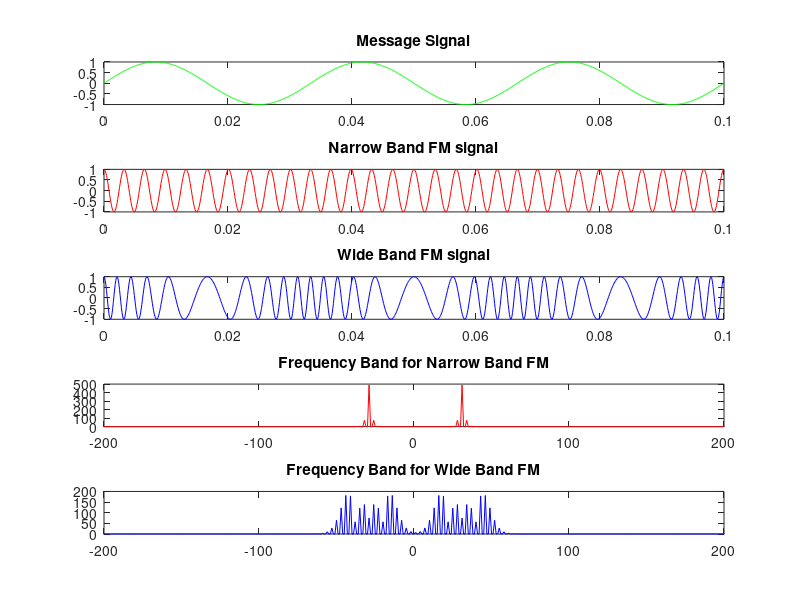

The MATLAB script that drew this image:
clc; clear all; close all;
fm = 3;
fc = 30;
t = 0:0.0001:0.1;
B1 = 0.5; % mod index for NBFM
B2 = 4; % mod index for WBFM
mt = sin(2*pi*fm*t);
ct = sin(2*pi*fc*t);
nbfm = cos(2*pi*fc*t + B1*sin(2*pi*fm*t)); % NBFM
wbfm = cos(2*pi*fc*t + B2*sin(2*pi*fm*t)); % WBFM
N=1000;
w = [(-N/2)+1 : N/2];
nbfm_s = abs(fftshift(fft(nbfm,N)));
wbfm_s = abs(fftshift(fft(wbfm,N)));
subplot(5,1,1)
plot (t,mt,'g');
title ('Message Signal');
subplot(5,1,2)
plot(t,nbfm,'r')
title('Narrow Band FM signal')
subplot(5,1,3)
plot(t,wbfm,'b')
title('Wide Band FM signal')
subplot(5,1,4)
plot(w, nbfm_s, 'r');
xlim([-200 200])
title('Frequency Band for Narrow Band FM')
subplot(5,1,5)
plot(w, wbfm_s, 'b');
xlim([-200 200])
title('Frequency Band for Wide Band FM')


clc; clear all; close all;
fm = 30;
fc = 300;
t = 0:0.0001:0.1;
B1 = 0.3; % mod index for NBFM
B2 = 6; % mod index for WBFM
mt = sin(2*pi*fm*t);
ct = sin(2*pi*fc*t);
nbfm = cos(2*pi*fc*t + B1*sin(2*pi*fm*t)); % NBFM
wbfm = cos(2*pi*fc*t + B2*sin(2*pi*fm*t)); % WBFM
N=1000;
w = [(-N/2)+1 : N/2];
nbfm_s = abs(fftshift(fft(nbfm,N)));
wbfm_s = abs(fftshift(fft(wbfm,N)));
subplot(5,1,1)
plot (t,mt,'g');
title ('Message Signal');
subplot(5,1,2)
plot(t,nbfm,'r')
title('Narrow Band FM signal')
subplot(5,1,3)
plot(t,wbfm,'b')
title('Wide Band FM signal')
subplot(5,1,4)
plot(w, nbfm_s, 'r');
xlim([-200 200])
title('Frequency Band for Narrow Band FM')
subplot(5,1,5)
plot(w, wbfm_s, 'b');
xlim([-200 200])
title('Frequency Band for Wide Band FM')